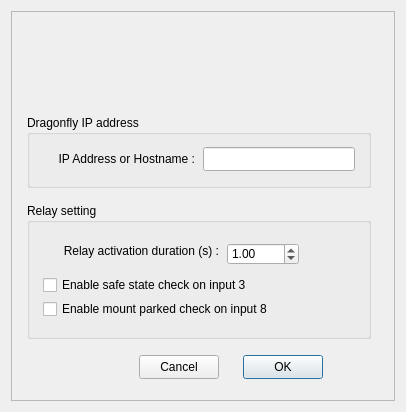
<?xml version="1.0" encoding="UTF-8"?>
<ui version="4.0">
 <class>X2Dome</class>
 <widget class="QDialog" name="X2Dome">
  <property name="geometry">
   <rect>
    <x>0</x>
    <y>0</y>
    <width>406</width>
    <height>412</height>
   </rect>
  </property>
  <property name="minimumSize">
   <size>
    <width>406</width>
    <height>412</height>
   </size>
  </property>
  <property name="maximumSize">
   <size>
    <width>406</width>
    <height>412</height>
   </size>
  </property>
  <property name="windowTitle">
   <string>RTI-Zone Dome controller settings</string>
  </property>
  <layout class="QVBoxLayout" name="verticalLayout_5">
   <item>
    <widget class="X2Form" name="X2Form">
     <property name="enabled">
      <bool>true</bool>
     </property>
     <property name="minimumSize">
      <size>
       <width>0</width>
       <height>0</height>
      </size>
     </property>
     <property name="maximumSize">
      <size>
       <width>1024</width>
       <height>1024</height>
      </size>
     </property>
     <property name="frameShape">
      <enum>QFrame::StyledPanel</enum>
     </property>
     <property name="frameShadow">
      <enum>QFrame::Raised</enum>
     </property>
     <property name="SerialPortName" stdset="0">
      <string/>
     </property>
     <widget class="QLabel" name="label_logo">
      <property name="geometry">
       <rect>
        <x>152</x>
        <y>8</y>
        <width>78</width>
        <height>80</height>
       </rect>
      </property>
      <property name="text">
       <string/>
      </property>
      <property name="pixmap">
       <pixmap>Lunatico2.png</pixmap>
      </property>
      <property name="alignment">
       <set>Qt::AlignCenter</set>
      </property>
      <property name="X2_PhotoFileName" stdset="0">
       <string>Lunatico2.png</string>
      </property>
     </widget>
     <widget class="QPushButton" name="pushButtonCancel">
      <property name="geometry">
       <rect>
        <x>128</x>
        <y>344</y>
        <width>80</width>
        <height>24</height>
       </rect>
      </property>
      <property name="text">
       <string>Cancel</string>
      </property>
     </widget>
     <widget class="QPushButton" name="pushButtonOK">
      <property name="geometry">
       <rect>
        <x>232</x>
        <y>344</y>
        <width>80</width>
        <height>24</height>
       </rect>
      </property>
      <property name="text">
       <string>OK</string>
      </property>
      <property name="default">
       <bool>true</bool>
      </property>
     </widget>
     <widget class="QGroupBox" name="groupBox">
      <property name="geometry">
       <rect>
        <x>16</x>
        <y>104</y>
        <width>344</width>
        <height>73</height>
       </rect>
      </property>
      <property name="title">
       <string>Dragonfly IP address</string>
      </property>
      <widget class="QLineEdit" name="IPAddress">
       <property name="geometry">
        <rect>
         <x>176</x>
         <y>32</y>
         <width>152</width>
         <height>24</height>
        </rect>
       </property>
       <property name="inputMask">
        <string/>
       </property>
       <property name="text">
        <string/>
       </property>
       <property name="alignment">
        <set>Qt::AlignCenter</set>
       </property>
      </widget>
      <widget class="QLabel" name="label_6">
       <property name="geometry">
        <rect>
         <x>8</x>
         <y>32</y>
         <width>160</width>
         <height>24</height>
        </rect>
       </property>
       <property name="text">
        <string>IP Address or Hostname :</string>
       </property>
       <property name="alignment">
        <set>Qt::AlignRight|Qt::AlignTrailing|Qt::AlignVCenter</set>
       </property>
      </widget>
     </widget>
     <widget class="QGroupBox" name="groupBox_2">
      <property name="geometry">
       <rect>
        <x>16</x>
        <y>192</y>
        <width>344</width>
        <height>136</height>
       </rect>
      </property>
      <property name="title">
       <string>Relay setting</string>
      </property>
      <widget class="QLabel" name="label">
       <property name="geometry">
        <rect>
         <x>8</x>
         <y>40</y>
         <width>184</width>
         <height>16</height>
        </rect>
       </property>
       <property name="text">
        <string>Relay activation duration (s) :</string>
       </property>
       <property name="alignment">
        <set>Qt::AlignRight|Qt::AlignTrailing|Qt::AlignVCenter</set>
       </property>
      </widget>
      <widget class="QDoubleSpinBox" name="relayDuration">
       <property name="geometry">
        <rect>
         <x>200</x>
         <y>40</y>
         <width>72</width>
         <height>22</height>
        </rect>
       </property>
       <property name="singleStep">
        <double>0.100000000000000</double>
       </property>
       <property name="value">
        <double>1.000000000000000</double>
       </property>
      </widget>
      <widget class="QCheckBox" name="checkSafe">
       <property name="geometry">
        <rect>
         <x>16</x>
         <y>72</y>
         <width>264</width>
         <height>20</height>
        </rect>
       </property>
       <property name="text">
        <string>Enable safe state check on input 3</string>
       </property>
      </widget>
      <widget class="QCheckBox" name="checkMountParked">
       <property name="geometry">
        <rect>
         <x>16</x>
         <y>96</y>
         <width>264</width>
         <height>20</height>
        </rect>
       </property>
       <property name="text">
        <string>Enable mount parked check on input 8</string>
       </property>
      </widget>
     </widget>
    </widget>
   </item>
  </layout>
 </widget>
 <customwidgets>
  <customwidget>
   <class>X2Form</class>
   <extends>QFrame</extends>
   <header>x2form.h</header>
   <container>1</container>
  </customwidget>
 </customwidgets>
 <resources/>
 <connections/>
 <designerdata>
  <property name="gridDeltaX">
   <number>8</number>
  </property>
  <property name="gridDeltaY">
   <number>8</number>
  </property>
  <property name="gridSnapX">
   <bool>true</bool>
  </property>
  <property name="gridSnapY">
   <bool>true</bool>
  </property>
  <property name="gridVisible">
   <bool>true</bool>
  </property>
 </designerdata>
</ui>
